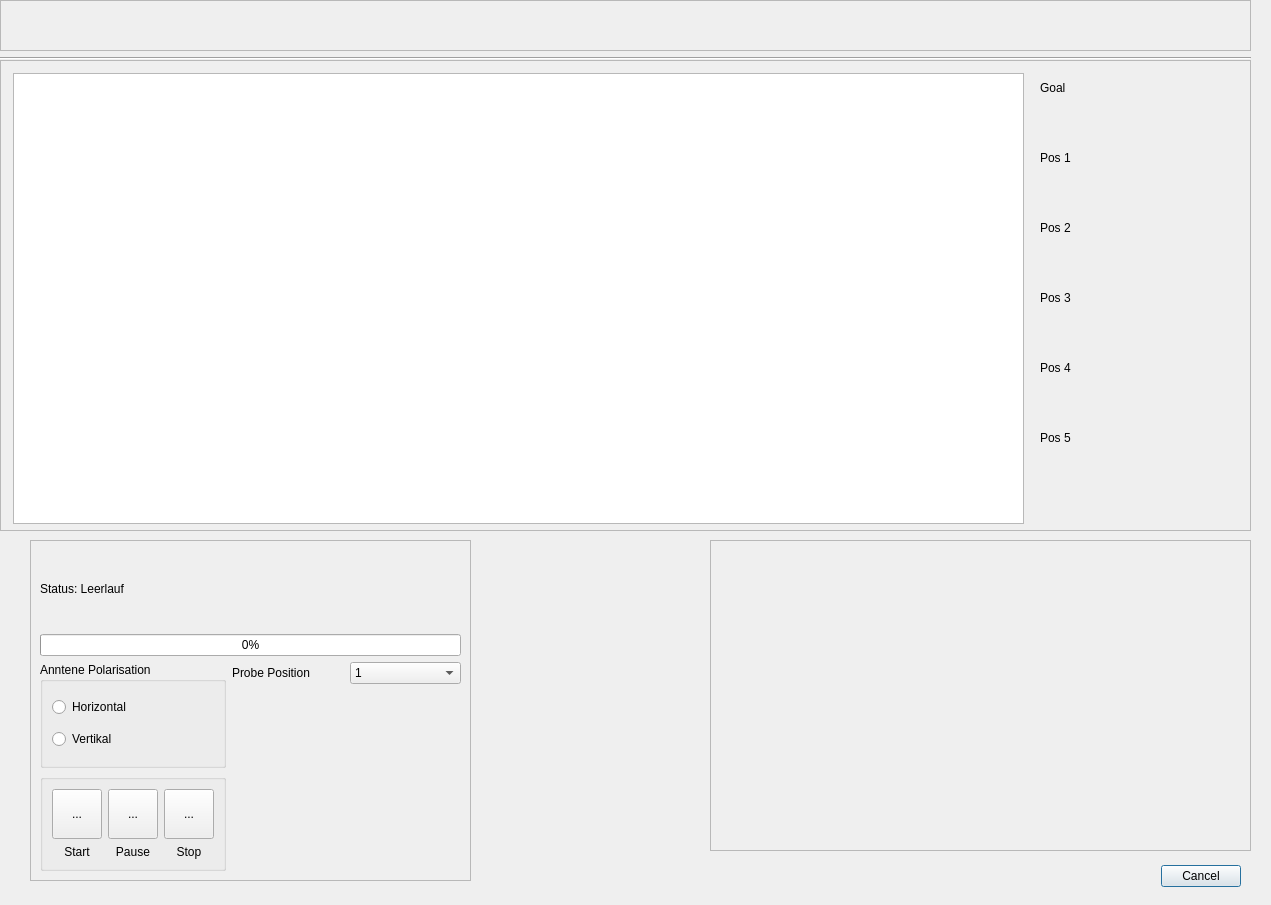
<?xml version="1.0" encoding="UTF-8"?>
<ui version="4.0">
 <class>KalibierungWindow</class>
 <widget class="QDialog" name="KalibierungWindow">
  <property name="geometry">
   <rect>
    <x>0</x>
    <y>0</y>
    <width>1271</width>
    <height>905</height>
   </rect>
  </property>
  <property name="minimumSize">
   <size>
    <width>0</width>
    <height>0</height>
   </size>
  </property>
  <property name="windowTitle">
   <string>Dialog</string>
  </property>
  <widget class="QDialogButtonBox" name="back_button">
   <property name="geometry">
    <rect>
     <x>1140</x>
     <y>860</y>
     <width>121</width>
     <height>32</height>
    </rect>
   </property>
   <property name="toolTip">
    <string/>
   </property>
   <property name="orientation">
    <enum>Qt::Horizontal</enum>
   </property>
   <property name="standardButtons">
    <set>QDialogButtonBox::Cancel</set>
   </property>
   <property name="centerButtons">
    <bool>true</bool>
   </property>
  </widget>
  <widget class="Line" name="line">
   <property name="geometry">
    <rect>
     <x>0</x>
     <y>50</y>
     <width>1251</width>
     <height>16</height>
    </rect>
   </property>
   <property name="orientation">
    <enum>Qt::Horizontal</enum>
   </property>
  </widget>
  <widget class="QFrame" name="diagram_frame">
   <property name="geometry">
    <rect>
     <x>0</x>
     <y>60</y>
     <width>1251</width>
     <height>471</height>
    </rect>
   </property>
   <property name="sizePolicy">
    <sizepolicy hsizetype="Fixed" vsizetype="Fixed">
     <horstretch>0</horstretch>
     <verstretch>0</verstretch>
    </sizepolicy>
   </property>
   <property name="frameShape">
    <enum>QFrame::StyledPanel</enum>
   </property>
   <property name="frameShadow">
    <enum>QFrame::Raised</enum>
   </property>
   <widget class="QGraphicsView" name="graphicsView">
    <property name="geometry">
     <rect>
      <x>13</x>
      <y>13</y>
      <width>1011</width>
      <height>451</height>
     </rect>
    </property>
   </widget>
   <widget class="QLabel" name="gal_label">
    <property name="geometry">
     <rect>
      <x>1040</x>
      <y>20</y>
      <width>60</width>
      <height>16</height>
     </rect>
    </property>
    <property name="text">
     <string>Goal</string>
    </property>
   </widget>
   <widget class="QLabel" name="pos1_label">
    <property name="geometry">
     <rect>
      <x>1040</x>
      <y>90</y>
      <width>60</width>
      <height>16</height>
     </rect>
    </property>
    <property name="text">
     <string>Pos 1</string>
    </property>
   </widget>
   <widget class="QLabel" name="pos2_label">
    <property name="geometry">
     <rect>
      <x>1040</x>
      <y>160</y>
      <width>60</width>
      <height>16</height>
     </rect>
    </property>
    <property name="text">
     <string>Pos 2</string>
    </property>
   </widget>
   <widget class="QLabel" name="pos3_label">
    <property name="geometry">
     <rect>
      <x>1040</x>
      <y>230</y>
      <width>60</width>
      <height>16</height>
     </rect>
    </property>
    <property name="text">
     <string>Pos 3</string>
    </property>
   </widget>
   <widget class="QLabel" name="pos4_label">
    <property name="geometry">
     <rect>
      <x>1040</x>
      <y>300</y>
      <width>60</width>
      <height>16</height>
     </rect>
    </property>
    <property name="text">
     <string>Pos 4</string>
    </property>
   </widget>
   <widget class="QLabel" name="pos5_label">
    <property name="geometry">
     <rect>
      <x>1040</x>
      <y>370</y>
      <width>60</width>
      <height>16</height>
     </rect>
    </property>
    <property name="text">
     <string>Pos 5</string>
    </property>
   </widget>
  </widget>
  <widget class="QFrame" name="button_frame">
   <property name="geometry">
    <rect>
     <x>0</x>
     <y>0</y>
     <width>1251</width>
     <height>51</height>
    </rect>
   </property>
   <property name="frameShape">
    <enum>QFrame::StyledPanel</enum>
   </property>
   <property name="frameShadow">
    <enum>QFrame::Raised</enum>
   </property>
  </widget>
  <widget class="QFrame" name="frame">
   <property name="geometry">
    <rect>
     <x>30</x>
     <y>540</y>
     <width>441</width>
     <height>341</height>
    </rect>
   </property>
   <property name="autoFillBackground">
    <bool>true</bool>
   </property>
   <property name="frameShape">
    <enum>QFrame::StyledPanel</enum>
   </property>
   <property name="frameShadow">
    <enum>QFrame::Raised</enum>
   </property>
   <layout class="QGridLayout" name="gridLayout_2">
    <item row="0" column="0" colspan="3">
     <widget class="QLabel" name="calibstatus_label">
      <property name="sizePolicy">
       <sizepolicy hsizetype="Preferred" vsizetype="Preferred">
        <horstretch>0</horstretch>
        <verstretch>0</verstretch>
       </sizepolicy>
      </property>
      <property name="acceptDrops">
       <bool>false</bool>
      </property>
      <property name="autoFillBackground">
       <bool>true</bool>
      </property>
      <property name="text">
       <string>Status: Leerlauf</string>
      </property>
     </widget>
    </item>
    <item row="1" column="0" colspan="3">
     <widget class="QProgressBar" name="progressBar">
      <property name="value">
       <number>0</number>
      </property>
     </widget>
    </item>
    <item row="2" column="0" rowspan="2">
     <widget class="QGroupBox" name="groupBox">
      <property name="font">
       <font>
        <weight>50</weight>
        <bold>false</bold>
       </font>
      </property>
      <property name="title">
       <string>Anntene Polarisation</string>
      </property>
      <property name="flat">
       <bool>false</bool>
      </property>
      <layout class="QVBoxLayout" name="verticalLayout">
       <item>
        <widget class="QRadioButton" name="ho_radioButton">
         <property name="text">
          <string>Horizontal</string>
         </property>
        </widget>
       </item>
       <item>
        <widget class="QRadioButton" name="ver_radioButton">
         <property name="text">
          <string>Vertikal</string>
         </property>
        </widget>
       </item>
      </layout>
     </widget>
    </item>
    <item row="2" column="1">
     <widget class="QLabel" name="label">
      <property name="text">
       <string>Probe Position</string>
      </property>
     </widget>
    </item>
    <item row="4" column="0">
     <widget class="QGroupBox" name="testcontrols_groupBox">
      <property name="title">
       <string/>
      </property>
      <layout class="QGridLayout" name="gridLayout">
       <item row="0" column="0">
        <widget class="QToolButton" name="toolButton">
         <property name="minimumSize">
          <size>
           <width>50</width>
           <height>50</height>
          </size>
         </property>
         <property name="text">
          <string>...</string>
         </property>
        </widget>
       </item>
       <item row="0" column="1">
        <widget class="QToolButton" name="toolButton_2">
         <property name="minimumSize">
          <size>
           <width>50</width>
           <height>50</height>
          </size>
         </property>
         <property name="text">
          <string>...</string>
         </property>
        </widget>
       </item>
       <item row="0" column="2">
        <widget class="QToolButton" name="toolButton_3">
         <property name="minimumSize">
          <size>
           <width>50</width>
           <height>50</height>
          </size>
         </property>
         <property name="text">
          <string>...</string>
         </property>
        </widget>
       </item>
       <item row="1" column="0">
        <widget class="QLabel" name="start_label">
         <property name="text">
          <string>Start</string>
         </property>
         <property name="alignment">
          <set>Qt::AlignCenter</set>
         </property>
        </widget>
       </item>
       <item row="1" column="1">
        <widget class="QLabel" name="pause_label">
         <property name="text">
          <string>Pause</string>
         </property>
         <property name="alignment">
          <set>Qt::AlignCenter</set>
         </property>
        </widget>
       </item>
       <item row="1" column="2">
        <widget class="QLabel" name="stop_label">
         <property name="text">
          <string>Stop</string>
         </property>
         <property name="alignment">
          <set>Qt::AlignCenter</set>
         </property>
        </widget>
       </item>
      </layout>
     </widget>
    </item>
    <item row="2" column="2">
     <widget class="QComboBox" name="comboBox">
      <property name="editable">
       <bool>false</bool>
      </property>
      <property name="currentText">
       <string>1</string>
      </property>
      <property name="currentIndex">
       <number>0</number>
      </property>
      <item>
       <property name="text">
        <string>1</string>
       </property>
      </item>
      <item>
       <property name="text">
        <string>2</string>
       </property>
      </item>
      <item>
       <property name="text">
        <string>3</string>
       </property>
      </item>
      <item>
       <property name="text">
        <string>4</string>
       </property>
      </item>
      <item>
       <property name="text">
        <string>5</string>
       </property>
      </item>
     </widget>
    </item>
   </layout>
  </widget>
  <widget class="QFrame" name="frame_2">
   <property name="geometry">
    <rect>
     <x>710</x>
     <y>540</y>
     <width>541</width>
     <height>311</height>
    </rect>
   </property>
   <property name="frameShape">
    <enum>QFrame::StyledPanel</enum>
   </property>
   <property name="frameShadow">
    <enum>QFrame::Raised</enum>
   </property>
  </widget>
 </widget>
 <resources/>
 <connections>
  <connection>
   <sender>back_button</sender>
   <signal>accepted()</signal>
   <receiver>KalibierungWindow</receiver>
   <slot>accept()</slot>
   <hints>
    <hint type="sourcelabel">
     <x>718</x>
     <y>664</y>
    </hint>
    <hint type="destinationlabel">
     <x>157</x>
     <y>274</y>
    </hint>
   </hints>
  </connection>
  <connection>
   <sender>back_button</sender>
   <signal>rejected()</signal>
   <receiver>KalibierungWindow</receiver>
   <slot>reject()</slot>
   <hints>
    <hint type="sourcelabel">
     <x>786</x>
     <y>670</y>
    </hint>
    <hint type="destinationlabel">
     <x>286</x>
     <y>274</y>
    </hint>
   </hints>
  </connection>
 </connections>
</ui>
